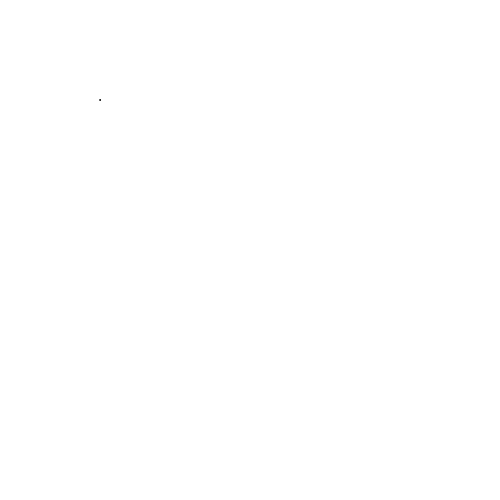
Frame 1 (no input)
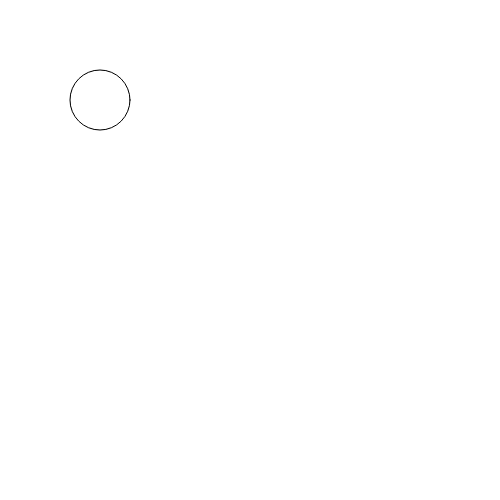
Frame 60 (no input)
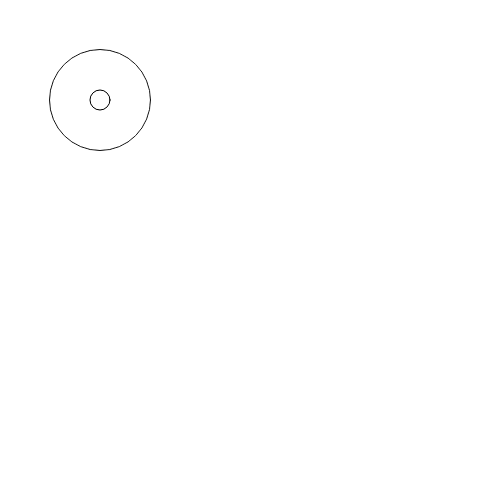
Frame 120 (the mouse pressed at the canvas centre since frame 60)

The p5.js sketch that drew these frames (run headless with seeded random() and noise() and a simulated clock; from frame 60 on, the mouse is pressed at the canvas centre):

// p5.js sketch
// ── sketch.js
function setup() {
  createCanvas(500,500);
  r=1;
  background(240, 248, 255, 0.774);
  // put setup code here
}

function draw() {
  background(240, 248, 255, 0.774);
  ellipse(100,100,r);
  if(r>100){
    r=2;
  }else{
    r++;
  }

  // put drawing code here
}
// ── game2.html
<!DOCTYPE html>
<html lang="en">
<head>
    <meta charset="UTF-8">
    <meta name="viewport" content="width=device-width, initial-scale=1.0">
    <meta http-equiv="X-UA-Compatible" content="ie=edge">
    <title>Document</title>
</head>
<body>
    
        <iframe style="width: 400px; height: 400px; overflow: hidden;"  scrolling="no" src="index.html"></iframe>


</body>
</html>
